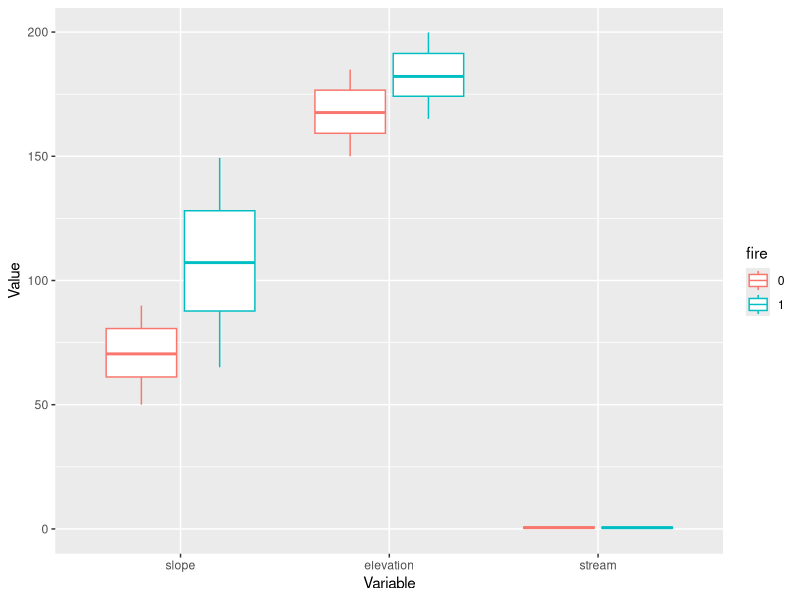
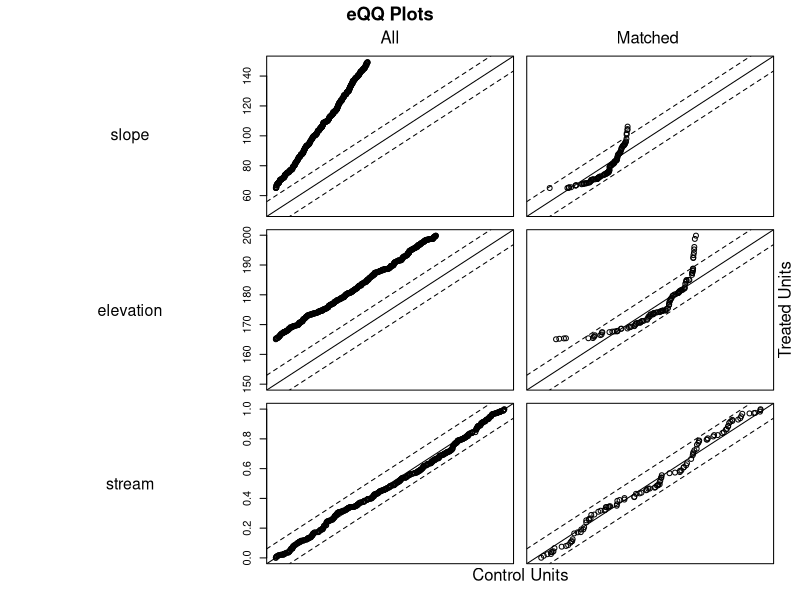

Write R code to recreate these figures, in order.
## ---- chunk 1
knitr::opts_chunk$set(echo = TRUE)

### Install MatchIt if you need to
install.packages("MatchIt",
                 repos = "http://cran.us.r-project.org")

### Packages for the purposes of the quarto website (no need to download these to run the example)
install.packages(c("jsonlite", "rmarkdown"),
                 repos = "http://cran.us.r-project.org")

### Load libraries
library(tidyverse)
library(MatchIt)
## ---- chunk 2
### Function to simulate data and write it as a dataframe
simulate_data <- function(){
  
  ### Create variables in a dataframe
  
  ### Make column for observation ID
  df <- data.frame(id = seq(1,1000),
                   
                   ### Add columns for explanatory variables
                   
                   ### Add column for treatment variable
                   fire = c(rep(0,500), rep(1,500)),
                   
                   ### And the rest of the covariates
                   slope = c(runif(500, min = 50, max = 90), 
                             runif(500, min = 65, max = 150)),
                   elevation = c(runif(500, min = 150, max = 185), 
                                 runif(500, min = 165, max = 200)),
                   stream = runif(1000, min = 0, max = 1),
                   
                   ### And the error term
                   error = rnorm(1000, mean = 0, sd = 5))
  
  ### Add a slope*slope variable
  df <- df %>%
    mutate(slope2 = slope^2)
  
  ### Make column for outcome variable (species richness) 
  df <- df %>%
    mutate(species_richness = 1 + 5*fire + 0.07*slope + 0.05*elevation + 2*stream - 0.005*slope2 + error)
  return(df)
}
## ---- chunk 3
### Write a function to generate data and analyze using OLS 
ols_fun <- function(){
  
  ### Simulate the dataset
  data <- simulate_data()
  
  ### Run OLS regression
  ols <- lm(species_richness ~ fire + slope + elevation + stream, 
            data = data)
  
  ### Extract model coefficients and standard error
  fire_coeff <- coef(summary(ols))["fire", "Estimate"]
  fire_se <- coef(summary(ols))["fire", "Std. Error"]
  list <- list(fire_coeff, fire_se)
}

### Apply the function to 1000 replicates
ols_sim <- replicate(1000, ols_fun())

### Extract the model estimates
ols_fire_est <- unlist(ols_sim[1, ])

### Print mean, standard deviation, minimum, and maximum values for coefficient estimates
c(mean(ols_fire_est), sd(ols_fire_est), 
  min(ols_fire_est), max(ols_fire_est))

### Extract the standard deviations
ols_fire_sd <- unlist(ols_sim[2, ])

### Print mean, standard deviation, minimum, and maximum standard deviation of coefficient estimates
c(mean(ols_fire_sd), sd(ols_fire_sd), 
  min(ols_fire_sd), max(ols_fire_sd))
## ---- chunk 4
### Write a function to generate the data, use matching to subset the data, and run a regression on the matched data
pps_fun <- function(){
  
  ### Simulate the dataset
  data <- simulate_data()
  
  ### Match the data on the observed covariates
  match <- matchit(fire ~ slope + 
                     elevation + 
                     stream, 
                   
                   ### set method to use for matching
                   method = "nearest", 
                   
                   ### tell it what data source to draw matches from
                   data = data, 
                   
                   ### tell it to use logistic regression for the matching
                   distance = "glm", 
                   link = "probit",
                   
                   ### specify which order to draw potential points from the full dataset
                   m.order = "random",
                   
                   ### set a maximum distance for the matches
                   caliper = 0.10)
  
  ### Extract the matched data from the full dataset
  matched_data = match.data(match)
  
  ### Run OLS on the matched dataset
  ols <- lm(species_richness ~ fire + slope + 
              elevation + stream, 
            data = matched_data)
  
  ### Extract model coefficients
  fire_coeff <- coef(summary(ols))["fire", "Estimate"]
  fire_se <- coef(summary(ols))["fire", "Std. Error"]
  list <- list(fire_coeff, fire_se) 
}

### Apply the function to 1000 replicates
pps_sim <- replicate(1000, pps_fun())

### Extract the model estimates
pps_fire_est <- unlist(pps_sim[1,])

### Print mean, standard deviation, minimum, and maximum values for coefficient estimates
c(mean(pps_fire_est), sd(pps_fire_est), 
  min(pps_fire_est), max(pps_fire_est))

### Extract the standard deviations
pps_fire_sd <- unlist(pps_sim[2,])

### Print mean, standard deviation, minimum, and maximum standard deviation of coefficient estimates
c(mean(pps_fire_sd), sd(pps_fire_sd), 
  min(pps_fire_sd), max(pps_fire_sd))
## ---- chunk 5
### Simulate a dataset
data_for_match <- simulate_data()

### Make fire a factor variable
data_for_match <- data_for_match %>%
  mutate_at(vars(fire), 
            funs(factor))

### Take a look at the balance of the covariates before matching
data_for_match %>%
  dplyr::select(id, fire, slope, elevation, stream) %>%
  gather(variable, value, slope:stream, factor_key = TRUE) %>%
  ggplot(aes(x = variable, y = value, color = fire)) +
  geom_boxplot() +
  xlab("Variable") + ylab("Value")
### fires: 0 = unburned, 1 = burned

### You can also look at it in table form
covariate_summ <- data_for_match %>%
  group_by(fire) %>%
  summarise(slope_mean = mean(slope),
            slope_sd = sd(slope),
            elevation_mean = mean(elevation),
            elevation_sd = sd(elevation),
            stream_mean = mean(stream),
            stream_sd = sd(stream))
covariate_summ
## ---- chunk 6
### Match the data on the observed covariates
match <- matchit(fire ~ slope + 
                   elevation + 
                   stream, 
                 
                 ### set method to use for matching
                 method = "nearest", 
                 
                 ### tell it what data source to draw matches from
                 data = data_for_match, 
                 
                 ### tell it to use logistic regression for the matching
                 distance = "glm", 
                 link = "probit",
                 
                 ### specify which order to draw potential points from the full dataset
                 m.order = "random",
                 
                 ### set a maximum distance for the matches
                 caliper = 0.10)

### Take a look at the quality of the matches
match_quality <- summary(match, 
                         standardize = TRUE)

### Let's see how many points were matched
match_quality_nn <- as.data.frame(match_quality$nn)
match_quality_nn

### Let's look at the pre-match covariate balance
match_quality_unmatched <- as.data.frame(match_quality$sum.all)
match_quality_unmatched

### What does the covariate balance look like after matching?
match_quality_summary <- as.data.frame(match_quality$sum.matched)
match_quality_summary
### Ideally, you want the standardized mean differences in the matched dataset to be < 0.25 (reference: Schleicher et al. 2020. Statistical matching for conservation science. Conserv. Biol. 34:538–549. https://doi.org/10.1111/cobi.13448).

### You can also look at the amount of bias reduction achieved through matching
match_quality_reduction <- as.data.frame(match_quality$reduction)
match_quality_reduction

### You can also use a fun interactive command to visualize the pre- and post-match covariate spread
plot(match, interactive = FALSE)
